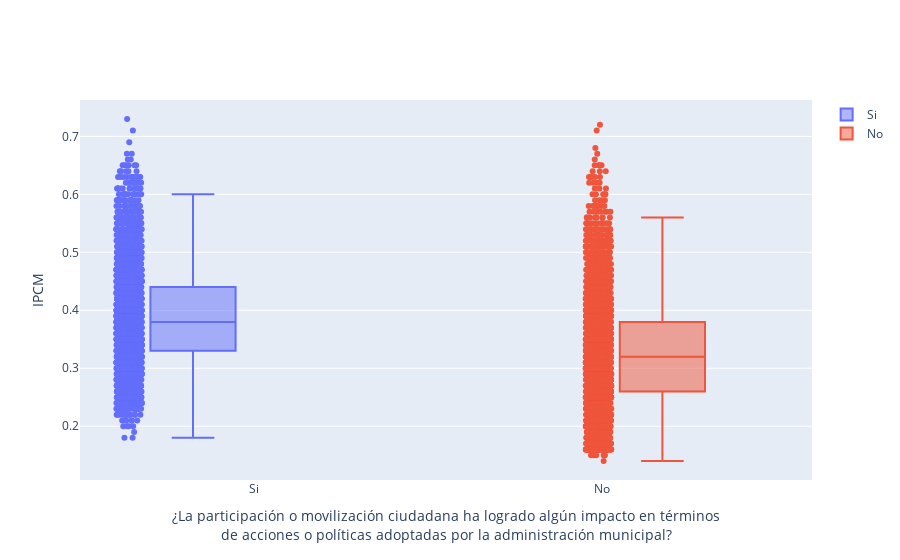

The code cell stored with this chart in its notebook:
### Code cell
caja0 = go.Box(
    y=Individuos[Individuos['I_44'] == "Si"]['IPCM'],
    x=Individuos[Individuos['I_44'] == "Si"]['I_44'],
    name='Si', boxpoints="all"
    )

caja1 = go.Box(
    y=Individuos[Individuos['I_44'] == "No"]['IPCM'],
    x=Individuos[Individuos['I_44'] == "No"]['I_44'],
    name='No', boxpoints="all"
    )
    
data = [caja0, caja1]

layout = go.Layout(
    yaxis=dict(
        title='IPCM',
        zeroline=False
    ),
    xaxis=dict(
        title='¿La participación o movilización ciudadana ha logrado algún impacto en términos' + '<br>' + 'de acciones o políticas adoptadas por la administración municipal?'
    ),
    boxmode='group'
)
fig = go.Figure(data=data, layout=layout)

py.iplot(fig, filename='I_44-Box')
# fig.show(renderer='colab')

### Figure 1 — Plotly figure (JSON) as saved in the notebook; plotly's stock layout.template omitted (floating-point values rounded to 4 significant figures; data arrays with more than 128 entries replaced by an {"elided": "..."} marker saying what was removed)
{"data": [{"boxpoints": "all", "name": "Si", "type": "box", "x": {"elided": "3533 str values"}, "y": {"elided": "3533 float values"}}, {"boxpoints": "all", "name": "No", "type": "box", "x": {"elided": "3471 str values"}, "y": {"elided": "3471 float values"}}], "layout": {"boxmode": "group", "xaxis": {"title": {"text": "¿La participación o movilización ciudadana ha logrado algún impacto en términos<br>de acciones o políticas adoptadas por la administración municipal?"}}, "yaxis": {"title": {"text": "IPCM"}, "zeroline": false}}}
